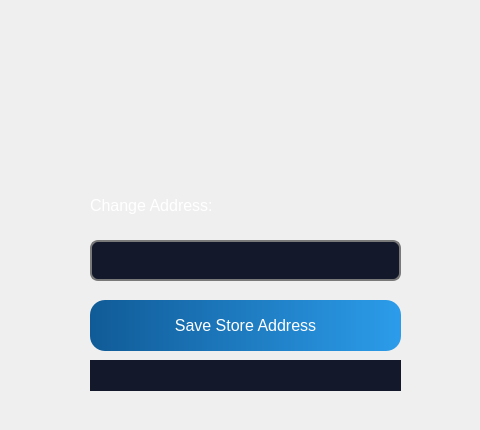
         <widget class="QWidget" name="editAddress_page">
          <widget class="QLabel" name="label_64">
           <property name="geometry">
            <rect>
             <x>0</x>
             <y>140</y>
             <width>471</width>
             <height>281</height>
            </rect>
           </property>
           <property name="text">
            <string/>
           </property>
           <property name="pixmap">
            <pixmap resource="detechRs.qrc">:/images/images/rectangleShape.png</pixmap>
           </property>
           <property name="scaledContents">
            <bool>true</bool>
           </property>
          </widget>
          <widget class="QLineEdit" name="editAddressField">
           <property name="geometry">
            <rect>
             <x>90</x>
             <y>240</y>
             <width>311</width>
             <height>41</height>
            </rect>
           </property>
           <property name="font">
            <font>
             <family>Roboto</family>
             <pointsize>-1</pointsize>
             <weight>50</weight>
             <italic>false</italic>
             <bold>false</bold>
            </font>
           </property>
           <property name="styleSheet">
            <string notr="true">QLineEdit{
font: 15px &quot;Roboto&quot;;
border: 2px solid rgb(121, 121, 121);
color:rgb(255, 255, 255);
background-color: rgba(19, 24, 42, 1);
border-radius: 8px;
padding-left: 15px;
}

QLineEdit:hover{
	border: 2px solid white;
}

QLineEdit:focus{
	border: 2px solid white;
}</string>
           </property>
           <property name="inputMask">
            <string notr="true"/>
           </property>
           <property name="echoMode">
            <enum>QLineEdit::Normal</enum>
           </property>
          </widget>
          <widget class="QPushButton" name="saveAddress_button">
           <property name="geometry">
            <rect>
             <x>90</x>
             <y>300</y>
             <width>311</width>
             <height>51</height>
            </rect>
           </property>
           <property name="font">
            <font>
             <pointsize>12</pointsize>
             <weight>50</weight>
             <italic>false</italic>
             <bold>false</bold>
            </font>
           </property>
           <property name="styleSheet">
            <string notr="true">QPushButton {
background-color: qlineargradient(spread:pad, x1:0, y1:0, x2:1, y2:0, stop:0 rgba(16, 91, 151, 255), stop:1 rgba(44, 156, 234, 255));
color: white;
border-radius: 15px;
}

QPushButton:hover {
    background: qradialgradient(
        cx: 0.3, cy: -0.4, fx: 0.3, fy: -0.4,
        radius: 1.35, stop: 0 rgb(119, 88, 127), stop: 1 rgb(28, 96, 255)
        );
    }

QPushButton:pressed {
    border-style: inset;
    background: qradialgradient(
        cx: 0.4, cy: -0.1, fx: 0.4, fy: -0.1,
        radius: 1.35, stop: 0 rgb(17, 21, 255), stop: 1 #ddd
        );
    }</string>
           </property>
           <property name="text">
            <string>Save Store Address</string>
           </property>
           <property name="icon">
            <iconset resource="detechRs.qrc">
             <normaloff>:/images/images/ri_login-circle-fill.png</normaloff>:/images/images/ri_login-circle-fill.png</iconset>
           </property>
           <property name="iconSize">
            <size>
             <width>30</width>
             <height>30</height>
            </size>
           </property>
          </widget>
          <widget class="QLabel" name="label_66">
           <property name="geometry">
            <rect>
             <x>90</x>
             <y>190</y>
             <width>271</width>
             <height>31</height>
            </rect>
           </property>
           <property name="font">
            <font>
             <pointsize>12</pointsize>
            </font>
           </property>
           <property name="styleSheet">
            <string notr="true">background-color: rgb(0,0,0,0%);
color: rgb(255, 255, 255);</string>
           </property>
           <property name="text">
            <string>Change Address:</string>
           </property>
          </widget>
          <widget class="QLabel" name="editAddressLabel">
           <property name="geometry">
            <rect>
             <x>90</x>
             <y>360</y>
             <width>311</width>
             <height>31</height>
            </rect>
           </property>
           <property name="font">
            <font>
             <pointsize>12</pointsize>
            </font>
           </property>
           <property name="styleSheet">
            <string notr="true">color: rgb(250, 95, 85);
background-color: rgba(19, 24, 42, 1);
</string>
           </property>
           <property name="text">
            <string/>
           </property>
           <property name="alignment">
            <set>Qt::AlignCenter</set>
           </property>
          </widget>
         </widget>
